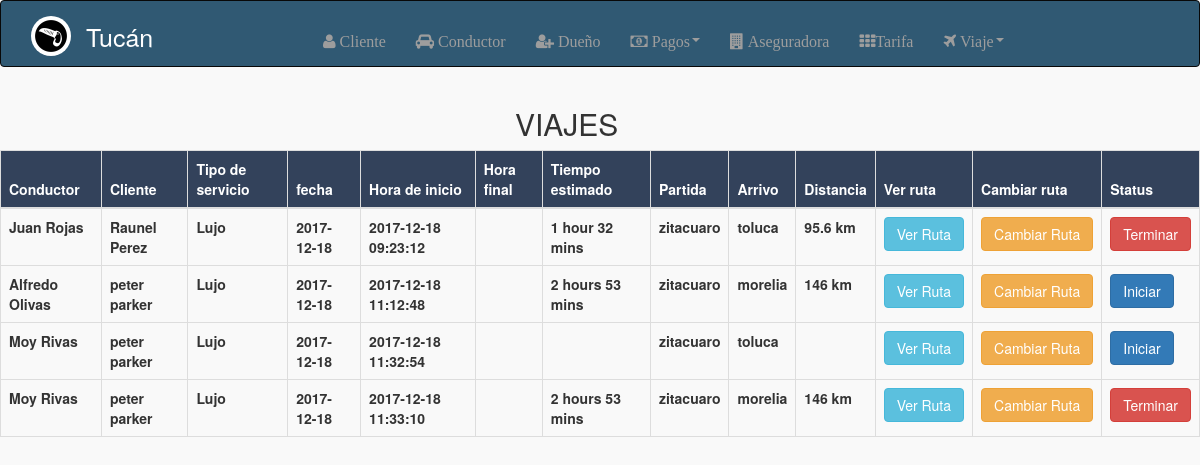
The app's page /ProyectoTucan/consultaViaje.php with its own data.
### tables this page shows
CREATE TABLE IF NOT EXISTS `viaje` (
  `cve_via` int(7) UNSIGNED NOT NULL AUTO_INCREMENT,
  `tiposerv_via` varchar(15) NOT NULL,
  `fecha_via` date NOT NULL,
  `horaini_via` datetime DEFAULT NULL,
  `horafin_via` datetime DEFAULT NULL,
  `puntoini_via` text NOT NULL,
  `puntofin_via` text NOT NULL,
  `cantkm_via` varchar(20) DEFAULT NULL,
  `cve_convehi` int(6) UNSIGNED NOT NULL,
  `cve_cli` int(3) UNSIGNED NOT NULL,
  `monto_via` double DEFAULT NULL,
  `tiempoest_via` varchar(25) NOT NULL,
  `status_via` varchar(40) DEFAULT NULL,
  PRIMARY KEY (`cve_via`),
  KEY `cve_convehi` (`cve_convehi`),
  KEY `cve_cli` (`cve_cli`)
);

CREATE TABLE IF NOT EXISTS `conductor` (
  `cve_con` int(6) UNSIGNED NOT NULL AUTO_INCREMENT,
  `nom_con` varchar(15) NOT NULL,
  `fechareg_con` date NOT NULL,
  `status_con` varchar(20) NOT NULL,
  `tipo_con` varchar(20) NOT NULL,
  `turno_con` varchar(50) NOT NULL,
  `password_con` varchar(40) NOT NULL,
  `telefono_con` varchar(15) NOT NULL,
  `correo_con` varchar(50) NOT NULL,
  `apellidos_con` varchar(50) NOT NULL,
  PRIMARY KEY (`cve_con`)
);

CREATE TABLE IF NOT EXISTS `cliente` (
  `cve_cli` int(3) UNSIGNED NOT NULL AUTO_INCREMENT,
  `nom_cli` varchar(30) NOT NULL,
  `fechareg_cli` date NOT NULL,
  `clasif_cli` varchar(30) NOT NULL,
  `nombreusu_cli` varchar(40) NOT NULL,
  `apellidos_usu` varchar(50) NOT NULL,
  `pass_cli` varchar(45) NOT NULL,
  `telefono_cli` varchar(15) NOT NULL,
  `correo_cli` varchar(50) NOT NULL,
  PRIMARY KEY (`cve_cli`)
);

### ProyectoTucan/conexionTucan.php (called while the page is built, shortened)
<?php
class Conexion {
	private $conexion;
	function conectar(){
		$this->conexion = new mysqli("127.0.0.1","root","","tucan");
	}
	function select($query){
		$con = $this->conexion;
		$resultado = $con->query($query);
		return $resultado;
	}
}
?>

### ProyectoTucan/metodosUsuario.php (the view, shortened to what this page needs)
<?php
require_once("conexionTucan.php");
class metodosUsuario extends Conexion
{
	function listarViajes(){
		$salida="";
		$query="select cve_via, tiposerv_via,fecha_via,horaini_via,horafin_via,puntoini_via,puntofin_via,cantkm_via,nom_cli,apellidos_usu,nom_con,apellidos_con,tiempoest_via,status_via,matricula_veh from viaje join conductorvehiculo on viaje.cve_convehi=conductorvehiculo.cve_convehi join conductor on conductorvehiculo.cve_con=conductor.cve_con join cliente on viaje.cve_cli=cliente.cve_cli join vehiculo on conductorvehiculo.cve_veh=vehiculo.cve_veh";
		$result=$this->select($query);
		$result->data_seek(0);
		if ($result->num_rows>0) {
			$salida.="<br><table class='table table-hover table table-bordered'>
				  <thead style='background: #33425B; color: white;'>
				    <tr>
					   <th scope='col'>Conductor</th>
					   <th scope='col'>Cliente</th>
				      <th scope='col'>Tipo de servicio</th>
				      <th scope='col'>fecha</th>
				      <th scope='col'>Hora de inicio</th>
				      <th scope='col'>Hora final</th>
				      <th scope='col'>Tiempo estimado</th>
				      <th scope='col'>Partida</th>
				      <th scope='col'>Arrivo</th>
				      <th scope='col'>Distancia</th>
				      <th scope='col'>Ver ruta</th>
				      <th scope='col'>Cambiar ruta</th>
				      <th scope='col'>Status</th>
				    </tr>
				  </thead>
				  <tbody>";
			$result->data_seek(0);
			while ($fila=$result->fetch_assoc()) {
				$claveviaje=$fila['cve_via'];
				if($fila['status_via']==='en espera'){
					$salida.="<tr>
					  <th scope='col'>".$fila['nom_con']." ".$fila['apellidos_con']."</th>
					  <th scope='col'>".$fila['nom_cli']." ".$fila['apellidos_usu']."</th>
				      <th scope='col'>".$fila['tiposerv_via']."</th>
				      <th scope='col'>".$fila['fecha_via']."</th>
				      <th scope='col'>".$fila['horaini_via']."</th>
				      <th scope='col'>".$fila['horafin_via']."</th>
				      <th scope='col'>".$fila['tiempoest_via']."</th>
				      <th scope='col'>".$fila['puntoini_via']."</th>
				      <th scope='col'>".$fila['puntofin_via']."</th>
				      <th scope='col'>".$fila['cantkm_via']."</th>
				      <th scope='col'><a href='#' id='verruta'  data-cve_via='".$claveviaje."' class='btn btn-info'>Ver Ruta</a></th>
				      <th scope='col'><a href='#' id='cambiarruta'  data-cve_via='".$claveviaje."' data-toggle='modal' data-target='#modificarRuta' class='btn btn-warning'>Cambiar Ruta</a></th>
				      <th scope='col'><a href='#' id='iniciarviaje'  data-cve_via='".$claveviaje."' class='btn btn-primary'>Iniciar</a></th>
				    </tr>";
				}else{
					$salida.="<tr>
					  <th scope='col'>".$fila['nom_con']." ".$fila['apellidos_con']."</th>
					  <th scope='col'>".$fila['nom_cli']." ".$fila['apellidos_usu']."</th>
				      <th scope='col'>".$fila['tiposerv_via']."</th>
				      <th scope='col'>".$fila['fecha_via']."</th>
				      <th scope='col'>".$fila['horaini_via']."</th>
				      <th scope='col'>".$fila['horafin_via']."</th>
				      <th scope='col'>".$fila['tiempoest_via']."</th>
				      <th scope='col'>".$fila['puntoini_via']."</th>
				      <th scope='col'>".$fila['puntofin_via']."</th>
				      <th scope='col'>".$fila['cantkm_via']."</th>
				      <th scope='col'><a href='#' id='verruta'  data-nom_con='".$fila['nom_con']."' class='btn btn-info'>Ver Ruta</a></th>
				      <th scope='col'><a href='#' id='cambiarruta'  data-nom_con='".$fila['nom_con']."' data-toggle='modal' data-target='#modificarRuta' class='btn btn-warning'>Cambiar Ruta</a></th>
				      <th scope='col'><a href='#' id='terminarviaje'  data-nom_con='".$fila['nom_con']."' class='btn btn-danger'>Terminar</a></th>
				    </tr>";
				}
			}
			$salida.="</tbody></table>";
		} else {
			$salida="No hay datos :(";
		}
		echo $salida;
	}
}
?>

### ProyectoTucan/consultaViaje.php (shortened to what this page needs)
<?php
require_once('conexionTucan.php');
require_once('metodosUsuario.php');
if (isset($_POST['cve_via'])) {
	$id=$_POST['cve_via'];
	$usuario=new metodosUsuario();
	$ruta=$usuario->getRuta($id);
	$ruta->data_seek(0);
	$fila=$ruta->fetch_assoc();
	$lt1=$fila['lat1'];
	$ln1=$fila['lon1'];
	$lt2=$fila['lat2'];
	$ln2=$fila['lon2'];
?>
<!DOCTYPE html>
<html>
<head>
	<title></title>
</head>
<body>
	<div class="container"  style="width: 100%; height:500px; " id="res">
	<div class="row" style="background:#F0F4F9;">
      <div style="width: 83%; height: 5px; overflow: auto;">
        <h5></h5>
      </div>
      <div  id="mapa" style="width: 85%; height:300px; margin-left: 15%; overflow: auto;" >
      </div>
	</div>
</div>
<script type="text/javascript">
            var x='<?php echo $lt2;?>';
            var y='<?php echo $ln2;?>';
            var w='<?php echo $lt1;?>';
            var z='<?php echo $ln1;?>';
            var divMapa=document.getElementById('mapa');
            navigator.geolocation.getCurrentPosition(fn_ok, fn_mal);
            function fn_mal(){}
            function fn_ok(rta){
                var lat=rta.coords.latitude;
                var lon=rta.coords.longitude;
                var gLatLon=new google.maps.LatLng(lat,lon);
                //dibujando el mapa
                var objConfig={
                    zoom:17,
                    center:gLatLon
                };
                var gMapa=new google.maps.Map(divMapa, objConfig);//instancia de un mapa para dibujar
                var longiLat=new google.maps.LatLng(w,z);
                var objConfigMarker={
                    position:longiLat,
                    map:gMapa,
                    title:'estoy aqui',
                    animation:google.maps.Animation.DROP,
                    draggable:true
                };
                //agregando el primer marcador
                var marker=new google.maps.Marker(objConfigMarker);
                marker.setMap(gMapa);
                var gCoder=new google.maps.Geocoder();
                var objInformation={
                    address:'la%palma%zitacuaro'
                };
                gCoder.geocode(objInformation, fn_coder);
                var coor=new google.maps.LatLng(x,y);
                function fn_coder(datos){
                   var config={
                       map:gMapa,
                       position:coor,
                       title:'nada',
                       animation:google.maps.Animation.DROP,
                       draggable:true
                   };
                   //agregando el segundo marcador
                    var gMarkerDV=new google.maps.Marker(config);
                    gMarkerDV.setMap(gMapa);
                }
                var objConfigDR={
                    map:gMapa,
                    draggable:true
                };
                //transando la ruta de los dos marques aqui altermaos ok
                var objConfigDS={
                    origin:longiLat,
                    destination:coor,
                    travelMode:google.maps.TravelMode.DRIVING
                };
                var ds=new google.maps.DirectionsService();
                var dr=new google.maps.DirectionsRenderer(objConfigDR);
                ds.route(objConfigDS, fnRutear);
                function fnRutear(resultados, status){
                    if(status=='OK'){
                        dr.setDirections(resultados);
                    }else{
                        alert('Eroor'+status);
                    }
                }
            }
        </script>
	<script src="consulta.js"></script>
</body>
</html>
<?php
	}else{
?>
<!DOCTYPE html>
<html>
<head>
</head>
<body>
	<?php include("menu.php") ?>
	<?php include("modificarCliente.php") ?>
	<?php include("modificarRuta.php") ?>
	<div class="col-sm-offset-5 col-sm-3">
			<h2>VIAJES</h2>
	</div>
	<?php
	require_once('conexionTucan.php');
	require_once('metodosUsuario.php');
	$usuario=new metodosUsuario();
	$usuario->listarViajes();
?>
	<div class="col-sm-12">
		<div  id="mapa" style="width: 100%; height:380px;  overflow: auto;" >
	      </div>
	 </div>
</body>
</html>
<?php
	}
?>

### ProyectoTucan/menu.php (shortened to what this page needs)
<!DOCTYPE html>
 <html>
 <head>
 	<link rel="stylesheet" href="bootstrap/css/bootstrap.min.css">
    <link rel="stylesheet" href="bootstrap/font-awesome/css/font-awesome.min.css">
 </head>
 <body style="background: #f9f9f9">
<nav class="navbar navbar-inverse"" style="background: #305973;">
  <div class="container-fluid" style="font-size: 16px;">
    <div class="navbar-header form-group col-lg-3 col-sm-6 mb-3" style="">
      <a class="navbar-brand" href="inicio.php"><img style="height: 40px; width: 40px; border-radius: 25px;" src="TucanIcon.jpg"></a>
      <a class="navbar-brand" href="inicio.php" style="padding-top: 25px; color: white; font-size: 25px;">Tucán</a>
    </div>
    <div class="collapse navbar-collapse" id="bs-example-navbar-collapse-1" style="background: #305973; padding-top: 15px;">
      <ul class="nav navbar-nav">
        <li><a href="cliente.php"  class="fa fa-user" aria-hidden="true"> Cliente</a></li>
        <li><a href="conductor.php" class="fa fa-car" aria-hidden="true"> Conductor</a></li>
        <li><a href="duenio.php" class="fa fa-user-plus" aria-hidden="true"> Dueño</a></li>
        <li class="dropdown">
          <a href="#" class="dropdown-toggle fa fa-money" aria-hidden="true"" data-toggle="dropdown" role="button" aria-haspopup="true" aria-expanded="false"> Pagos<span class="caret"></span></a>
        </li>
        <li><a href="aseguradora.php" class="fa fa-building" aria-hidden="true"> Aseguradora</a></li>
        <li><a href="tarifa.php" class="fa fa-th" aria-hidden="true">Tarifa</a></li>
        <li class="dropdown">
          <a href="#" class="dropdown-toggle fa fa-plane" aria-hidden="true"" data-toggle="dropdown" role="button" aria-haspopup="true" aria-expanded="false"> Viaje<span class="caret"></span></a>
        </li>
      </ul>
    </div>
  </div>
</nav>
 </body>
 </html>

### ProyectoTucan/modificarCliente.php (shortened to what this page needs)
<?php
	require_once('conexionTucan.php');
	require_once('metodosUsuario.php');
?>
<!DOCTYPE html>
<html>
<head>
</head>
<body>
<?php include("modificarTarjeta.php") ?>
</body>
</html>

### ProyectoTucan/modificarTarjeta.php (shortened to what this page needs)
<?php
	require_once('conexionTucan.php');
	require_once('metodosUsuario.php');
?>
<!DOCTYPE html>
<html>
<head>
</head>
<body>
</body>
</html>

### ProyectoTucan/modificarRuta.php (shortened to what this page needs)
<?php
	require_once('conexionTucan.php');
	require_once('metodosUsuario.php');
?>
<!DOCTYPE html>
<html>
<head>
</head>
<body>
</body>
</html>

### records on screen
viaje: conductor.nom_con "Juan", conductor.apellidos_con "Rojas", cve_cli.nom_cli "Raunel", cve_cli.apellidos_usu "Perez", tiposerv_via "Lujo", fecha_via "2017-12-18", horaini_via "2017-12-18 09:23:12", tiempoest_via "1 hour 32 mins", puntoini_via "zitacuaro", puntofin_via "toluca", cantkm_via "95.6 km"
viaje: conductor.nom_con "Alfredo", conductor.apellidos_con "Olivas", cve_cli.nom_cli "peter", cve_cli.apellidos_usu "parker", tiposerv_via "Lujo", fecha_via "2017-12-18", horaini_via "2017-12-18 11:12:48", tiempoest_via "2 hours 53 mins", puntoini_via "zitacuaro", puntofin_via "morelia", cantkm_via "146 km"
viaje: conductor.nom_con "Moy", conductor.apellidos_con "Rivas", cve_cli.nom_cli "peter", cve_cli.apellidos_usu "parker", tiposerv_via "Lujo", fecha_via "2017-12-18", horaini_via "2017-12-18 11:32:54", puntoini_via "zitacuaro", puntofin_via "toluca"
viaje: conductor.nom_con "Moy", conductor.apellidos_con "Rivas", cve_cli.nom_cli "peter", cve_cli.apellidos_usu "parker", tiposerv_via "Lujo", fecha_via "2017-12-18", horaini_via "2017-12-18 11:33:10", tiempoest_via "2 hours 53 mins", puntoini_via "zitacuaro", puntofin_via "morelia", cantkm_via "146 km"
